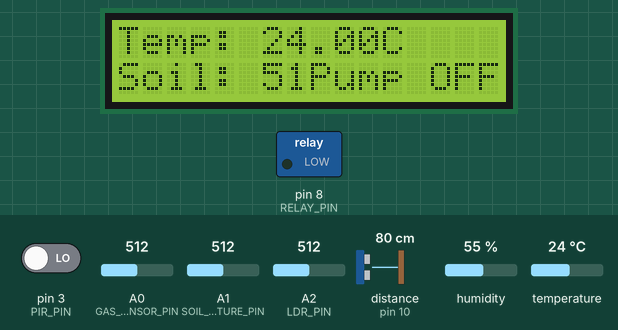
A sketch run on a simulated Arduino Uno, built with avr-gcc and run on an emulated ATmega328P. Shown: 16×2 character LCD, switched loads named in the sketch (green lamp = pin HIGH). Wiring (inferred from the names in the program): ultrasonic range finder: trigger pin 9; echo pin 10. The test bench sets the inputs (shaded band); at power-on: A1 (SOIL_MOISTURE_PIN) = 512, temperature 24 °C, distance to the obstacle (sensor on pin 10) 80 cm, pin 3 (PIR_PIN) LOW, A0 (GAS_SENSOR_PIN) = 512, A2 (LDR_PIN) = 512, humidity 55 %. The echo pulse lasts 58.3 µs per cm; the modem accepts every AT command (registered, SIM ready, sends succeed) and sends nothing else; pins used as bus, display or sensor lines are not drawn.

Above: at 1.2 s.
1.3 s: A1 (SOIL_MOISTURE_PIN) set to 417
At 10.9 s:
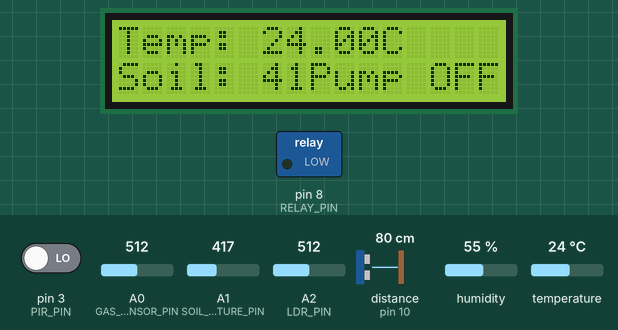
11.8 s: A1 (SOIL_MOISTURE_PIN) set to 383
At 22.7 s:
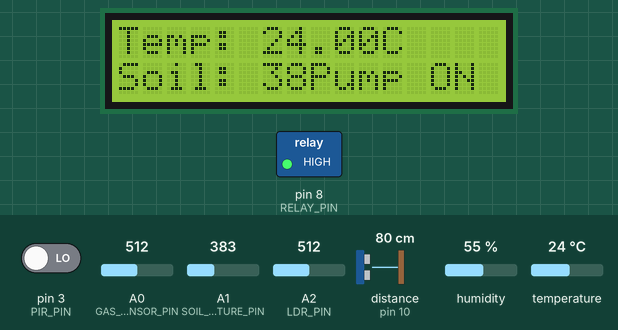
23.0 s: temperature set to 12 °C
At 36.2 s:
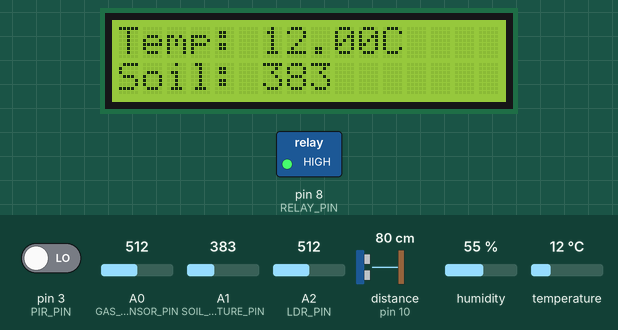
37.0 s: distance to the obstacle (sensor on pin 10) set to 299 cm
Timing chart, 0 to 40.0 s (numbered marks = the images above; inputs shaded):
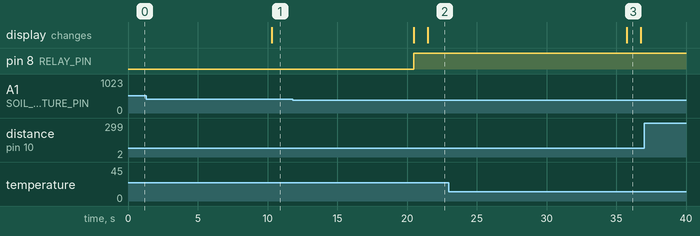

The sketch:

sketch_apr18a.ino
```cpp
// void setup() {
//   // put your setup code here, to run once:

// }

// void loop() {
//   // put your main code here, to run repeatedly:

// }
#include <DHT.h>
#include <Wire.h>
#include <LiquidCrystal_I2C.h>
#include <SoftwareSerial.h>
#define DHTPIN 2 // Temperature sensor pin
#define DHTTYPE DHT11
DHT dht(DHTPIN, DHTTYPE);
#define SOIL_MOISTURE_PIN A1
#define GAS_SENSOR_PIN A0
#define LDR_PIN A2
#define PIR_PIN 3
#define TRIG_PIN 9
#define ECHO_PIN 10
#define RELAY_PIN 8
LiquidCrystal_I2C lcd(0x27, 16, 2); // Adjust if needed
SoftwareSerial gsm(11, 10); // GSM module TX to 11, RX to 10
void setup() {
 Serial.begin(9600);
 gsm.begin(9600);
 dht.begin();
 lcd.begin();
 lcd.backlight();
 pinMode(PIR_PIN, INPUT);
 pinMode(TRIG_PIN, OUTPUT);
 pinMode(ECHO_PIN, INPUT);
 pinMode(RELAY_PIN, OUTPUT);
}
void loop() {
 float temperature = dht.readTemperature();
 float humidity = dht.readHumidity();
 int soilMoistureValue = analogRead(SOIL_MOISTURE_PIN);
 int gasLevel = analogRead(GAS_SENSOR_PIN);
 int ldrValue = analogRead(LDR_PIN);
 int pirState = digitalRead(PIR_PIN);
 lcd.clear();
 lcd.setCursor(0, 0);
 lcd.print("Temp: ");
 lcd.print(temperature);
 lcd.print("C");
 lcd.setCursor(0, 1);
 lcd.print("Soil: ");
 lcd.print(soilMoistureValue);
 // Soil moisture management
 if (soilMoistureValue < 400) {
 digitalWrite(RELAY_PIN, HIGH);
 delay(1000);
 lcd.setCursor(8, 1);
 lcd.print("Pump ON");
 sendSMS("Soil is dry. Pump activated.");
 } else {
 digitalWrite(RELAY_PIN, LOW);
 lcd.setCursor(8, 1);
 lcd.print("Pump OFF");
 }
 // Read Ultrasonic Sensor for distance
 long duration, distance;
 digitalWrite(TRIG_PIN, LOW);
 delayMicroseconds(2);
 digitalWrite(TRIG_PIN, HIGH);
 delayMicroseconds(10);
 digitalWrite(TRIG_PIN, LOW);
 duration = pulseIn(ECHO_PIN, HIGH);
 distance = duration * 0.034 / 2;

 // Light management
 if (ldrValue > 500) {
 sendSMS("Field lighting required.");
 }
 // PIR detection
 if (pirState == HIGH) {
 sendSMS("Intruder detected in field.");
 }
 // Check for gas level
 if (gasLevel > 300) {
 sendSMS("High gas levels detected.");
 }
 delay(2000);
}
void sendSMS(String message) {
 gsm.print("AT+CMGF=1\r"); // Set SMS mode to text
 delay(1000);
 gsm.print("AT+CMGS=\"+91XXXXXXXXXX\"\r"); // Replace Xs with target number
 delay(1000);
 gsm.print(message);
 delay(1000);
 gsm.write(26); // ASCII code for Ctrl+Z to send SMS
 delay(1000);
}
```

Measured:
- the behaviour switches between 400 and 399 on A1 (SOIL_MOISTURE_PIN) (found by bisection; images 1 and 2)
- after the input at 1.3 s, the display: changes after 9.0 s (image 1)
- after the input at 11.8 s, pin 8 (RELAY_PIN): LOW → HIGH after 8.7 s; the display: first changes after 8.7 s (image 2 shows a later state)
- after the input at 23.0 s, the display: changes after 12.7 s (image 3)
- what the display in image 3 shows lasts 1.1 s, from 35.7 s to 36.8 s
